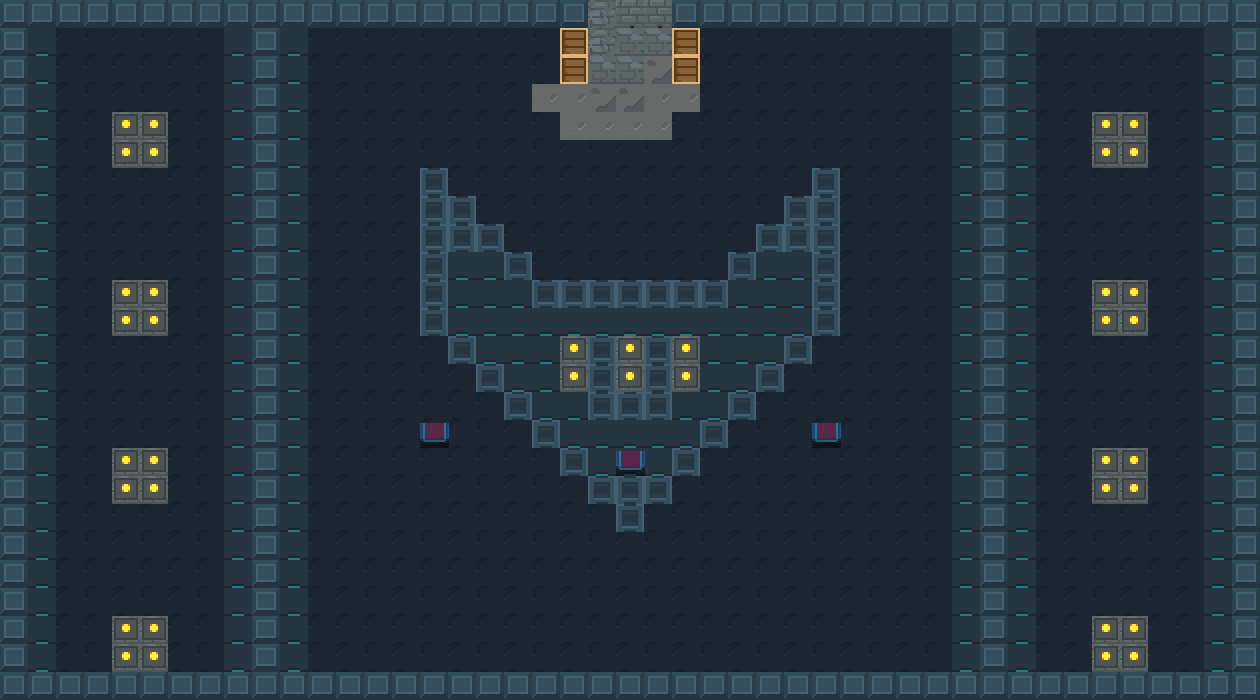

A level layout from a 2D game, rendered from its tile map. Below: a short description, then the map file with tile-grid data replaced by summaries:
An orthogonal 45x25 tile map with 28x28 px tiles, 2 tile layers (图块层 1, npc), 3 tilesets and 8 objects.

<map version="1.2" tiledversion="1.3.4" orientation="orthogonal" renderorder="right-down" width="45" height="25" tilewidth="28" tileheight="28" infinite="0" nextlayerid="7" nextobjectid="16">
 <tileset firstgid="1" source="tiles1.tsx" />
 <tileset firstgid="50" source="trader.tsx" />
 <tileset firstgid="51" source="shelter.tsx" />
 <layer id="1" name="图块层 1" width="45" height="25">
  <data>[1125 cells, 1125 non-empty, 11 distinct tile ids]</data>
 </layer>
 <layer id="6" name="npc" width="45" height="25">
  <data>[1125 cells, 3 non-empty, 1 distinct tile ids]</data>
 </layer>
 <objectgroup id="3" name="barrier">
  <object id="5" x="252.873" y="29.1777" width="26.2599" height="638.991" />
  <object id="6" x="982.315" y="30.1503" width="24.3147" height="637.046" />
  <object id="8" x="1.94518" y="674.004" width="1257.56" height="22.3696" />
  <object id="10" x="0.972589" y="0.972589" width="585.499" height="24.3147" />
  <object id="11" x="671.087" y="2.91777" width="585.499" height="20.4244" />
  <object id="12" x="561.184" y="31.1229" width="25.2873" height="52.5198" />
  <object id="14" x="671.087" y="32.0954" width="29.1777" height="51.5472" />
 </objectgroup>
 <objectgroup id="5" name="door">
  <object id="15" x="590.362" y="4.86295" width="76.8346" height="48.6295" />
 </objectgroup>
</map>
